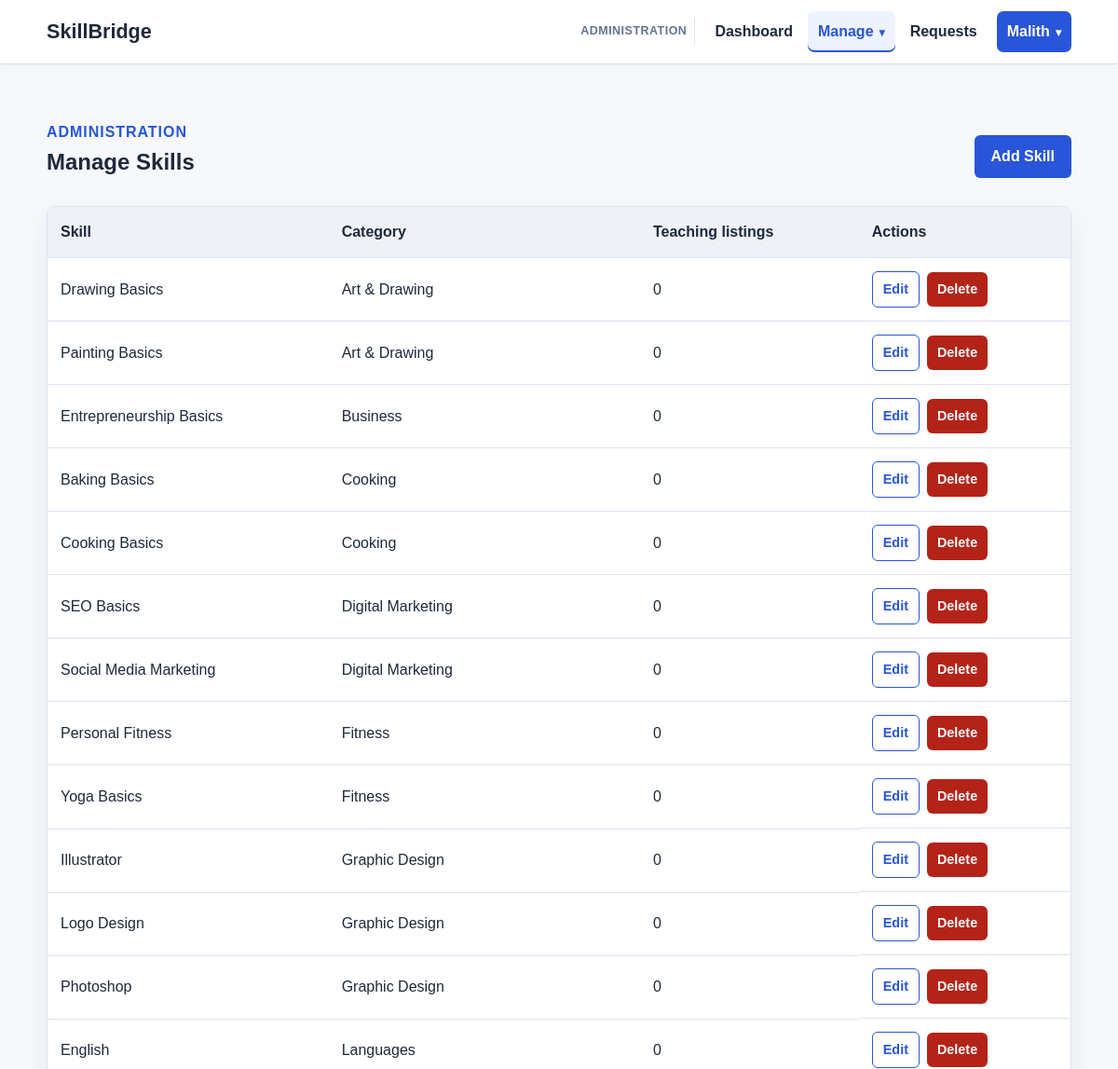
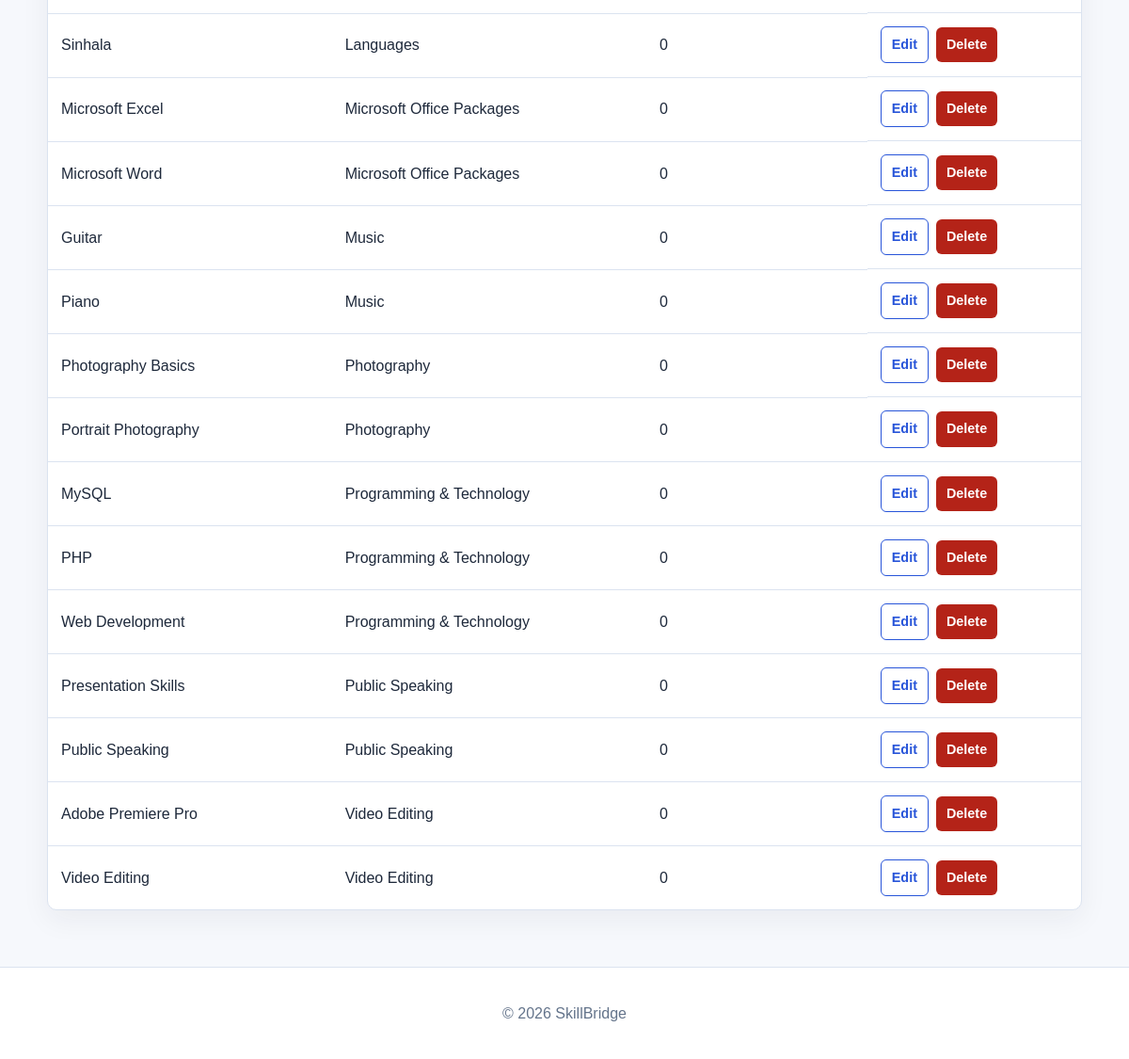
/index.php?action=admin-skills (signed in), run on the app's committed database (2 pictures, top to bottom).
### tables this page shows
CREATE TABLE skills (
    skill_id INT AUTO_INCREMENT PRIMARY KEY,
    category_id INT NOT NULL,
    skill_name VARCHAR(100) NOT NULL,
    CONSTRAINT uq_skill_category_name UNIQUE (category_id, skill_name),
    CONSTRAINT fk_skills_category
        FOREIGN KEY (category_id) REFERENCES skill_categories(category_id)
        ON UPDATE CASCADE
        ON DELETE RESTRICT
);

CREATE TABLE skill_categories (
    category_id INT AUTO_INCREMENT PRIMARY KEY,
    category_name VARCHAR(100) NOT NULL UNIQUE
);

### controllers/AdminController.php (called while the page is built, shortened)
<?php
require_once __DIR__ . '/../models/Admin.php';
function showAdminSkills()
{
    $skills = getAdminSkills();
    require __DIR__ . '/../views/admin/skills/index.php';
}

### models/Admin.php (called while the page is built, shortened)
<?php
function getAdminSkills()
{
    $connection = getDatabaseConnection();
    $result = $connection->query(
        'SELECT skills.skill_id, skills.skill_name, skills.category_id,
                skill_categories.category_name,
                COUNT(teaching_skills.teaching_skill_id) AS teaching_count
         FROM skills
         INNER JOIN skill_categories ON skills.category_id = skill_categories.category_id
         LEFT JOIN teaching_skills ON skills.skill_id = teaching_skills.skill_id
         GROUP BY skills.skill_id, skills.skill_name, skills.category_id,
                  skill_categories.category_name
         ORDER BY skill_categories.category_name, skills.skill_name'
    );
    $skills = array();
    while ($row = $result->fetch_assoc()) {
        $skills[] = $row;
    }
    return $skills;
}

### views/admin/skills/index.php (the view, shortened to what this page needs)
<?php require __DIR__ . '/../../partials/header.php'; ?>
<section class="content-page"><div class="container">
    <div class="page-heading"><div><p class="eyebrow">Administration</p><h1>Manage Skills</h1></div><a class="button" href="index.php?action=admin-skill-create">Add Skill</a></div>
    <div class="table-wrapper"><table class="admin-table">
        <thead><tr><th>Skill</th><th>Category</th><th>Teaching listings</th><th>Actions</th></tr></thead>
        <tbody><?php foreach ($skills as $skill): ?><tr>
            <td><?php echo htmlspecialchars($skill['skill_name']); ?></td>
            <td><?php echo htmlspecialchars($skill['category_name']); ?></td>
            <td><?php echo (int) $skill['teaching_count']; ?></td>
            <td class="table-actions">
                <a class="button button-small button-secondary" href="index.php?action=admin-skill-edit&amp;id=<?php echo (int) $skill['skill_id']; ?>">Edit</a>
                <form class="admin-delete-form" action="index.php?action=admin-skill-delete" method="post"><button class="button button-small button-danger" type="submit">Delete</button></form>
            </td>
        </tr><?php endforeach; ?></tbody>
    </table></div>
</div></section>
<?php require __DIR__ . '/../../partials/footer.php'; ?>

### assets/css/style.css (style rules this page uses)
:root { --primary: #2855d9; --primary-dark: #1e3fa6; --text: #1e293b; --muted: #64748b; --background: #f6f8fc; --surface: #ffffff; --border: #dbe3f0; --success: #17633a; --danger: #a51d16; --focus: rgba(40, 85, 217, 0.2); }
* { box-sizing: border-box; }
body { margin: 0; min-height: 100vh; color: var(--text); background: var(--background); font-family: Arial, Helvetica, sans-serif; line-height: 1.6; }
a { color: var(--primary); }
.container { width: min(1100px, calc(100% - 40px)); margin: 0 auto; }
.eyebrow { margin-bottom: 8px; color: var(--primary); font-weight: 700; letter-spacing: 0.06em; text-transform: uppercase; }
.button { border: 0; display: inline-block; margin-top: 14px; padding: 10px 18px; color: #ffffff; background: var(--primary); border-radius: 6px; cursor: pointer; font: inherit; font-weight: 600; text-decoration: none; transition: background 0.15s ease, border-color 0.15s ease, transform 0.15s ease; }
.button-secondary { color: var(--primary); background: var(--surface); border: 1px solid var(--primary); }
.form-page, .dashboard-page, .profile-page, .content-page { min-height: calc(100vh - 150px); padding: 60px 0; }
.admin-shortcuts .button, .admin-table .button { margin-top: 0; }
.table-wrapper { overflow-x: auto; background: var(--surface); border: 1px solid var(--border); border-radius: 10px; box-shadow: 0 10px 30px rgba(30, 41, 59, 0.06); }
.admin-table, .data-table { width: 100%; border-collapse: collapse; }
.admin-table { text-align: left; }
.admin-table th, .admin-table td { padding: 14px; border-bottom: 1px solid var(--border); vertical-align: middle; }
.admin-table th { background: #eef2f7; white-space: nowrap; }
.admin-table tbody tr:last-child td, .data-table tbody tr:last-child td { border-bottom: 0; }
.admin-table form { margin: 0; }
.table-actions { display: flex; align-items: center; gap: 8px; white-space: nowrap; }
.button-small { margin: 0; padding: 7px 11px; font-size: 0.9rem; }
.page-heading { display: flex; align-items: center; justify-content: space-between; gap: 20px; margin-bottom: 28px; }
.page-heading h1, .page-heading p { margin: 0; }
.button-danger { background: #b42318; }

### data on the page
skills: skill_name "Drawing Basics", category.category_name "Art & Drawing", teaching_count "0"
skills: skill_name "Painting Basics", category.category_name "Art & Drawing", teaching_count "0"
skills: skill_name "Entrepreneurship Basics", category.category_name "Business", teaching_count "0"
skills: skill_name "Baking Basics", category.category_name "Cooking", teaching_count "0"
skills: skill_name "Cooking Basics", category.category_name "Cooking", teaching_count "0"
skills: skill_name "SEO Basics", category.category_name "Digital Marketing", teaching_count "0"
skills: skill_name "Social Media Marketing", category.category_name "Digital Marketing", teaching_count "0"
skills: skill_name "Personal Fitness", category.category_name "Fitness", teaching_count "0"
skills: skill_name "Yoga Basics", category.category_name "Fitness", teaching_count "0"
skills: skill_name "Illustrator", category.category_name "Graphic Design", teaching_count "0"
skills: skill_name "Logo Design", category.category_name "Graphic Design", teaching_count "0"
skills: skill_name "Photoshop", category.category_name "Graphic Design", teaching_count "0"
skills: skill_name "English", category.category_name "Languages", teaching_count "0"
skills: skill_name "Sinhala", category.category_name "Languages", teaching_count "0"
skills: skill_name "Microsoft Excel", category.category_name "Microsoft Office Packages", teaching_count "0"
skills: skill_name "Microsoft Word", category.category_name "Microsoft Office Packages", teaching_count "0"
skills: skill_name "Guitar", category.category_name "Music", teaching_count "0"
skills: skill_name "Piano", category.category_name "Music", teaching_count "0"
skills: skill_name "Photography Basics", category.category_name "Photography", teaching_count "0"
skills: skill_name "Portrait Photography", category.category_name "Photography", teaching_count "0"
skills: skill_name "MySQL", category.category_name "Programming & Technology", teaching_count "0"
skills: skill_name "PHP", category.category_name "Programming & Technology", teaching_count "0"
skills: skill_name "Web Development", category.category_name "Programming & Technology", teaching_count "0"
skills: skill_name "Presentation Skills", category.category_name "Public Speaking", teaching_count "0"
skills: skill_name "Public Speaking", category.category_name "Public Speaking", teaching_count "0"
skills: skill_name "Adobe Premiere Pro", category.category_name "Video Editing", teaching_count "0"
skills: skill_name "Video Editing", category.category_name "Video Editing", teaching_count "0"

### other printed values
$_SESSION['first_name'] "Malith"
